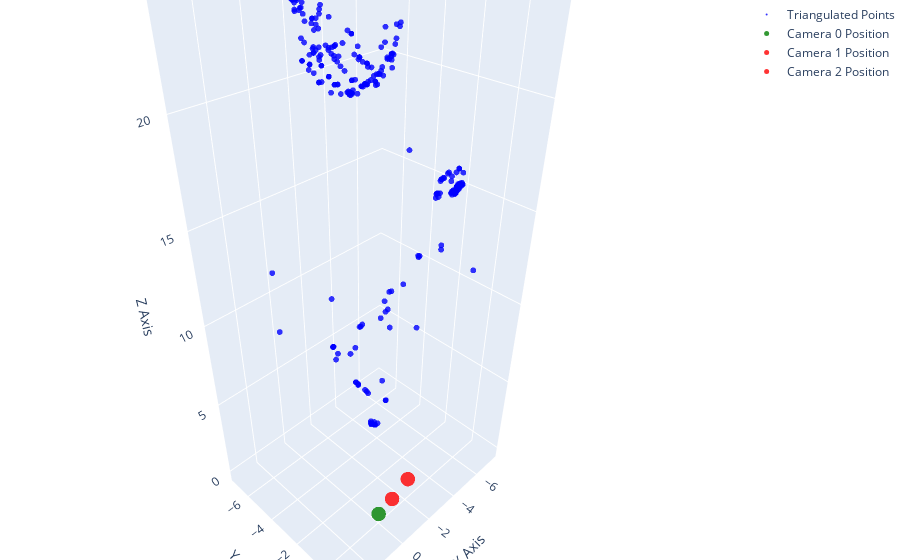

Here is the notebook cell this chart was saved with:
### Code cell
plot_3d_points_and_cameras(Q, [pos0, pos1, pos2], inliers)

### Figure 1 — Plotly figure (JSON) as saved in the notebook; plotly's stock layout.template omitted (floating-point values rounded to 4 significant figures; data arrays with more than 128 entries replaced by an {"elided": "..."} marker saying what was removed)
{"data": [{"marker": {"color": "blue", "opacity": 0.8, "size": 2}, "mode": "markers", "name": "Triangulated Points", "type": "scatter3d", "x": {"elided": "281 float values"}, "y": {"elided": "281 float values"}, "z": {"elided": "281 float values"}}, {"marker": {"color": "green", "opacity": 0.8, "size": 5}, "mode": "markers", "name": "Camera 0 Position", "type": "scatter3d", "x": [0], "y": [0], "z": [0]}, {"marker": {"color": "red", "opacity": 0.8, "size": 5}, "mode": "markers", "name": "Camera 1 Position", "type": "scatter3d", "x": [-0.9202], "y": [0.05412], "z": [0.3877]}, {"marker": {"color": "red", "opacity": 0.8, "size": 5}, "mode": "markers", "name": "Camera 2 Position", "type": "scatter3d", "x": [-1.951], "y": [0.1641], "z": [1.122]}], "layout": {"margin": {"b": 0, "l": 0, "r": 0, "t": 0}, "scene": {"aspectmode": "data", "xaxis": {"showgrid": true, "title": {"text": "X Axis"}, "zeroline": false}, "yaxis": {"showgrid": true, "title": {"text": "Y Axis"}, "zeroline": false}, "zaxis": {"showgrid": true, "title": {"text": "Z Axis"}, "zeroline": false}}, "title": {"text": "3D Point Cloud and Camera Positions"}}}
